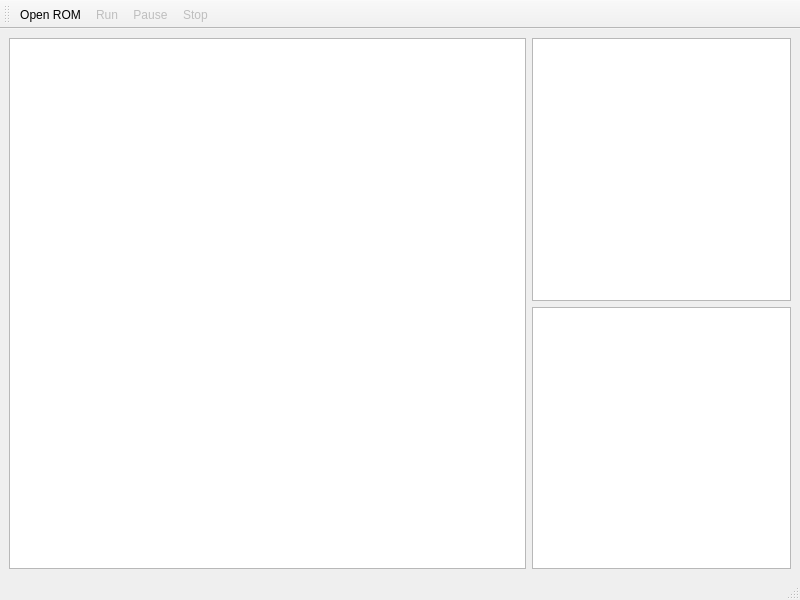
<?xml version="1.0" encoding="UTF-8"?>
<ui version="4.0">
 <class>MainWindow</class>
 <widget class="QMainWindow" name="MainWindow">
  <property name="geometry">
   <rect>
    <x>0</x>
    <y>0</y>
    <width>800</width>
    <height>600</height>
   </rect>
  </property>
  <property name="windowTitle">
   <string>SMSZ80</string>
  </property>
  <property name="windowIcon">
   <iconset resource="resources.qrc">
    <normaloff>:/images/sms_cart.png</normaloff>:/images/sms_cart.png</iconset>
  </property>
  <widget class="QWidget" name="centralwidget">
   <layout class="QHBoxLayout" name="horizontalLayout_2" stretch="2,1">
    <item>
     <widget class="QGraphicsView" name="SMSDisp">
      <property name="minimumSize">
       <size>
        <width>320</width>
        <height>240</height>
       </size>
      </property>
      <property name="interactive">
       <bool>false</bool>
      </property>
     </widget>
    </item>
    <item>
     <layout class="QVBoxLayout" name="verticalLayout">
      <item>
       <widget class="QPlainTextEdit" name="z80RegView">
        <property name="font">
         <font/>
        </property>
        <property name="readOnly">
         <bool>true</bool>
        </property>
        <property name="backgroundVisible">
         <bool>false</bool>
        </property>
       </widget>
      </item>
      <item>
       <widget class="QPlainTextEdit" name="z80MemView">
        <property name="font">
         <font/>
        </property>
        <property name="readOnly">
         <bool>true</bool>
        </property>
        <property name="backgroundVisible">
         <bool>false</bool>
        </property>
        <property name="placeholderText">
         <string/>
        </property>
       </widget>
      </item>
     </layout>
    </item>
   </layout>
  </widget>
  <widget class="QMenuBar" name="menubar">
   <property name="geometry">
    <rect>
     <x>0</x>
     <y>0</y>
     <width>800</width>
     <height>19</height>
    </rect>
   </property>
  </widget>
  <widget class="QStatusBar" name="statusbar"/>
  <widget class="QToolBar" name="toolBar">
   <property name="windowTitle">
    <string>toolBar</string>
   </property>
   <attribute name="toolBarArea">
    <enum>TopToolBarArea</enum>
   </attribute>
   <attribute name="toolBarBreak">
    <bool>false</bool>
   </attribute>
   <addaction name="actionOpen_ROM"/>
   <addaction name="actionRun"/>
   <addaction name="actionPause"/>
   <addaction name="actionStop"/>
  </widget>
  <action name="actionOpen_ROM">
   <property name="icon">
    <iconset theme="document-open"/>
   </property>
   <property name="text">
    <string>Open ROM...</string>
   </property>
   <property name="toolTip">
    <string>Open ROM... (Ctrl+O)</string>
   </property>
   <property name="shortcut">
    <string>Ctrl+O</string>
   </property>
  </action>
  <action name="actionRun">
   <property name="enabled">
    <bool>false</bool>
   </property>
   <property name="icon">
    <iconset theme="media-playback-start"/>
   </property>
   <property name="text">
    <string>Run</string>
   </property>
   <property name="toolTip">
    <string>Run (F2)</string>
   </property>
   <property name="shortcut">
    <string>F2</string>
   </property>
  </action>
  <action name="actionPause">
   <property name="enabled">
    <bool>false</bool>
   </property>
   <property name="icon">
    <iconset theme="media-playback-pause"/>
   </property>
   <property name="text">
    <string>Pause</string>
   </property>
   <property name="toolTip">
    <string>Pause (F3)</string>
   </property>
   <property name="shortcut">
    <string>F3</string>
   </property>
  </action>
  <action name="actionStop">
   <property name="enabled">
    <bool>false</bool>
   </property>
   <property name="icon">
    <iconset theme="media-playback-stop"/>
   </property>
   <property name="text">
    <string>Stop</string>
   </property>
   <property name="toolTip">
    <string>Stop (Shift+F2)</string>
   </property>
   <property name="shortcut">
    <string>Shift+F2</string>
   </property>
  </action>
 </widget>
 <resources>
  <include location="resources.qrc"/>
 </resources>
 <connections/>
</ui>
